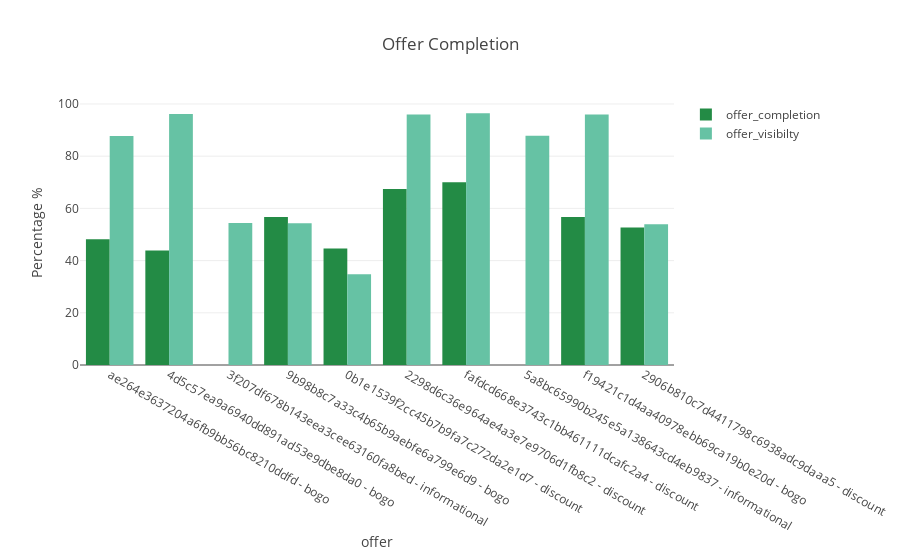

The code cell stored with this chart in its notebook:
### Markdown cell above
##### - Completion rate of offers (viewed completed/recieved recieved)

### Code cell
trace_1 = go.Bar(
    x = portfolio.offer_id + " - " + portfolio.offer_type,
    y = portfolio.offer_completion, 
    name = 'offer_completion', 
    marker=dict(
            color=bupu[6])
)

trace_2 = go.Bar(
    x = portfolio.offer_id + " - " + portfolio.offer_type,
    y = portfolio.offer_visibilty, 
    name = 'offer_visibilty', 
    marker=dict(
            color=bupu[4])
)

layout = go.Layout(title="Offer Completion", 
                        xaxis = dict(ticks='', nticks=12, 
                                    title=go.layout.xaxis.Title(
                                    text='offer'), automargin=True),
                        yaxis = dict(title=go.layout.yaxis.Title(
                                    text='Percentage %')))

fig = go.Figure(data=[trace_1, trace_2], layout=layout)
plotly.offline.iplot(fig)


#py.iplot(fig, filename='Accidents_Severity_Per_Year')

### Figure 1 — Plotly figure (JSON) as saved in the notebook; plotly's stock layout.template omitted (floating-point values rounded to 4 significant figures)
{"data": [{"marker": {"color": "rgb(35,139,69)"}, "name": "offer_completion", "type": "bar", "uid": "4ea384cf-ab70-4d7c-a272-d1f9e5517846", "x": ["ae264e3637204a6fb9bb56bc8210ddfd - bogo", "4d5c57ea9a6940dd891ad53e9dbe8da0 - bogo", "3f207df678b143eea3cee63160fa8bed - informational", "9b98b8c7a33c4b65b9aebfe6a799e6d9 - bogo", "0b1e1539f2cc45b7b9fa7c272da2e1d7 - discount", "2298d6c36e964ae4a3e7e9706d1fb8c2 - discount", "fafdcd668e3743c1bb461111dcafc2a4 - discount", "5a8bc65990b245e5a138643cd4eb9837 - informational", "f19421c1d4aa40978ebb69ca19b0e20d - bogo", "2906b810c7d4411798c6938adc9daaa5 - discount"], "y": [48.16, 43.87, null, 56.71, 44.6, 67.43, 69.99, null, 56.74, 52.63]}, {"marker": {"color": "rgb(102,194,164)"}, "name": "offer_visibilty", "type": "bar", "uid": "5a3a0cdb-0036-48c2-a843-f720f1cc5c2a", "x": ["ae264e3637204a6fb9bb56bc8210ddfd - bogo", "4d5c57ea9a6940dd891ad53e9dbe8da0 - bogo", "3f207df678b143eea3cee63160fa8bed - informational", "9b98b8c7a33c4b65b9aebfe6a799e6d9 - bogo", "0b1e1539f2cc45b7b9fa7c272da2e1d7 - discount", "2298d6c36e964ae4a3e7e9706d1fb8c2 - discount", "fafdcd668e3743c1bb461111dcafc2a4 - discount", "5a8bc65990b245e5a138643cd4eb9837 - informational", "f19421c1d4aa40978ebb69ca19b0e20d - bogo", "2906b810c7d4411798c6938adc9daaa5 - discount"], "y": [87.7, 96.11, 54.4, 54.33, 34.73, 95.96, 96.45, 87.78, 95.95, 53.96]}], "layout": {"title": {"text": "Offer Completion"}, "xaxis": {"automargin": true, "nticks": 12, "ticks": "", "title": {"text": "offer"}}, "yaxis": {"title": {"text": "Percentage %"}}}}
